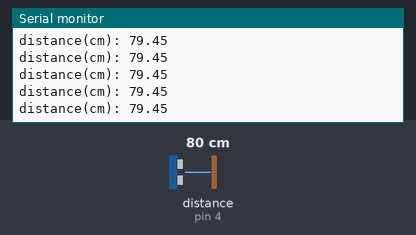
The sketch below on a simulated Arduino Uno, built with avr-gcc and run on an emulated ATmega328P. Shown: the last lines printed to the serial monitor. Wiring (inferred from the names in the program): ultrasonic range finder: trigger pin 12; echo pin 4. The test bench sets the inputs (shaded band); at power-on: distance to the obstacle (sensor on pin 4) 80 cm. The echo pulse lasts 58.3 µs per cm.

Above: at 1.2 s.
1.3 s: distance to the obstacle (sensor on pin 4) set to 35 cm
At 1.31 s:
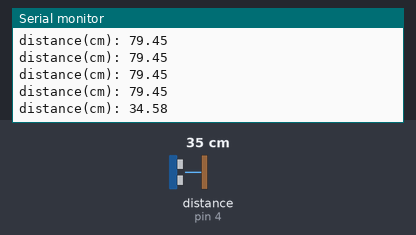
4.3 s: distance to the obstacle (sensor on pin 4) set to 2 cm
At 4.3 s:
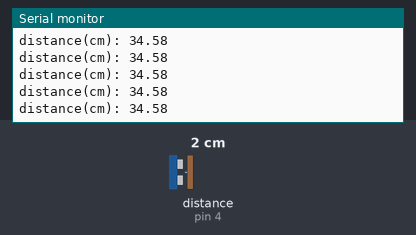
5.8 s: distance to the obstacle (sensor on pin 4) set to 299 cm
At 5.83 s:
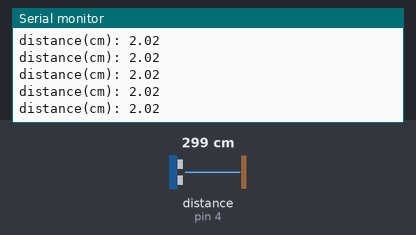
Timing chart, 0 to 8.8 s (numbered marks = the images above; inputs shaded):
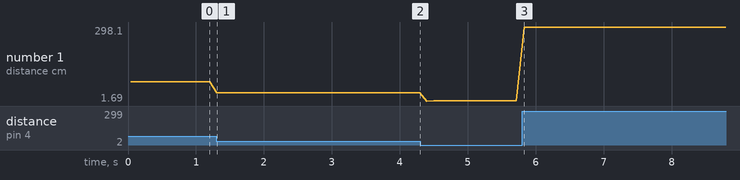

Measured:
- after the input at 1.3 s, the serial monitor: prints a new line at once (image 1)
- plotted number 1: 79.45 → 34.58 after the input at 1.3 s, 34.58 → 2.02 after the input at 4.3 s, 2.02 → 297.78 after the input at 5.8 s

The sketch:

UltrasonicHC-SR04.ino
```cpp
#define SOUND_SPEED   (342)
#define US_TO_CM(t)   ((SOUND_SPEED*t)/20000.0)
#define TIMEOUT_USEC  (40000)
#define ECHO_PIN      (4)
#define TRIG_PIN      (12)

void setup() {
  pinMode( ECHO_PIN, INPUT );
  pinMode( TRIG_PIN, OUTPUT );
  Serial.begin( 9600 );
  Serial.println( "\n\n\nHC-SR04 Ultrasonic Sensor Demo" );
  Serial.flush();
  digitalWrite( TRIG_PIN, LOW );
  while ( digitalRead( ECHO_PIN) ) { delay(1); }
}

uint32_t read_sensor() {
  digitalWrite( TRIG_PIN, HIGH );
  delayMicroseconds( 10 );
  digitalWrite( TRIG_PIN, LOW );
  // Measure the HIGH pulse width (in usec)
  return pulseIn( ECHO_PIN, HIGH, TIMEOUT_USEC );
}

void loop() {
  uint32_t t_usec = read_sensor();
  Serial.print( "distance(cm): " );
  if ( t_usec == 0 ) { // no pulse detected
    Serial.println( "---" );
  } else {
    Serial.println(US_TO_CM(t_usec) );
  }
  delay(100);
}
```
